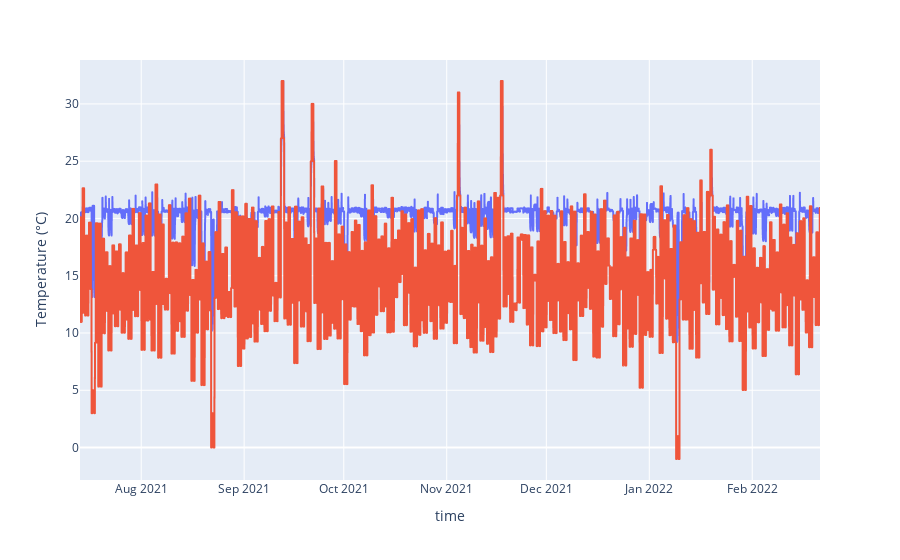

The notebook cell saved with this chart:
### Code cell
fig.update_layout(
    showlegend=False,
    yaxis_title="Temperature (°C)"
)
fig

### Figure 1 — Plotly figure (JSON) as saved in the notebook; plotly's stock layout.template omitted (floating-point values rounded to 4 significant figures; data arrays with more than 128 entries replaced by an {"elided": "..."} marker saying what was removed)
{"data": [{"hovertemplate": "variable=room2.myTemperature<br>time=%{x}<br>value=%{y}<extra></extra>", "legendgroup": "room2.myTemperature", "line": {"color": "#636efa", "dash": "solid"}, "marker": {"symbol": "circle"}, "mode": "lines", "name": "room2.myTemperature", "showlegend": true, "type": "scattergl", "x": {"elided": "11429 str values"}, "xaxis": "x", "y": {"elided": "11429 float values"}, "yaxis": "y"}, {"hovertemplate": "variable=outdoor.myTemperature<br>time=%{x}<br>value=%{y}<extra></extra>", "legendgroup": "outdoor.myTemperature", "line": {"color": "#EF553B", "dash": "solid"}, "marker": {"symbol": "circle"}, "mode": "lines", "name": "outdoor.myTemperature", "showlegend": true, "type": "scattergl", "x": {"elided": "11429 str values"}, "xaxis": "x", "y": {"elided": "11429 float values"}, "yaxis": "y"}], "layout": {"legend": {"title": {"text": "variable"}, "tracegroupgap": 0}, "margin": {"t": 60}, "showlegend": false, "xaxis": {"anchor": "y", "domain": [0, 1], "title": {"text": "time"}}, "yaxis": {"anchor": "x", "domain": [0, 1], "title": {"text": "Temperature (°C)"}}}}
